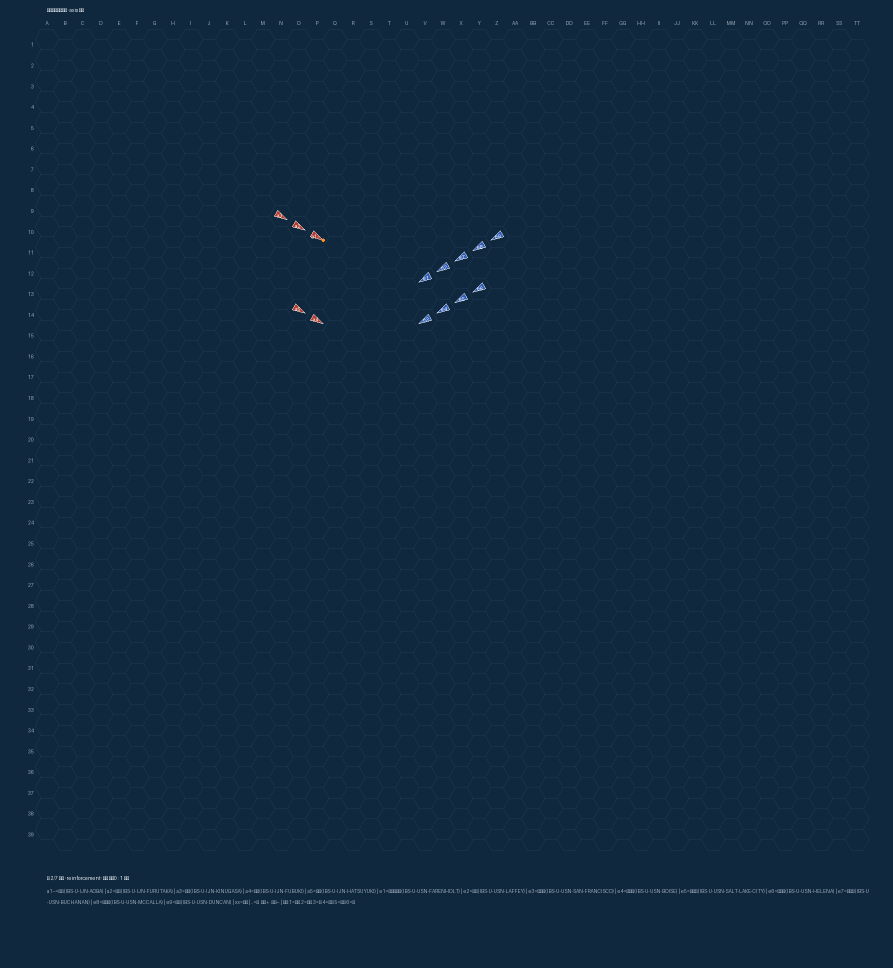
#> input picture research/command_delay/battle/images/0cb14d4d-dea6-4ad3-a76f-0b67d86064d0/turn-1-fire_end-axis-63.png, 1786 x 1936 px (shown at 1/2 size); its folder holds only this picture in this run
$ python crop_battle_images.py
#> lines starting #> are read from the running program, lines starting #| are printed output that depends on the picture
#> in crop, image is the input picture: PIL image 1786x1936 RGB; mean R, G, B 16.9, 41, 63.3
"""Crop the battle board screenshots down to the action for the after-action report.

The captured boards are the whole scenario grid - ships occupy a few percent of the
frame - so an embedded figure is unreadable without zooming.  This writes a cropped
copy of each board: the extent of the ship markers (found by colour, since the empty
hex grid and the ruler text are both near-greys) plus a margin.  The hex rulers are
copied into the cropped frame's top and left edges, because the report's prose names
hexes ("V14", "R16") and a figure without rulers cannot be checked against it.

Originals are never modified; crops are written as ``crop-<name>.png`` beside them,
so the report is always rebuildable from the raw captures alone.
"""
from __future__ import annotations

import argparse
from pathlib import Path

from PIL import Image

DEFAULT_IMAGES = Path(__file__).resolve().parent / "battle" / "images"
MARGIN = 120
RULER_X = 150   # the hex-number ruler is wider than the letter row
RULER_Y = 100
BOARD_FILL = (16, 40, 62)
MIN_SIDE = 460
BOTTOM_BAND = 0.10      # the on-image legend lives here; it is not the action
LEFT_BAND = 0.05        # the hex-number ruler column
TOP_BAND = 0.03         # the hex-letter ruler row


def marker_mask(image: Image.Image) -> tuple[list[int], list[int]]:
    """Pixel coordinates of ship markers: saturated inks, or near-white hulls."""
    width, height = image.size
#> width = 1786; height = 1936
    left_limit = int(width * LEFT_BAND)
#> left_limit = 89
    top_limit = int(height * TOP_BAND)
#> top_limit = 58
    bottom_limit = int(height * (1.0 - BOTTOM_BAND))
#> bottom_limit = 1742
    pixels = image.load()
    xs: list[int] = []
    ys: list[int] = []
    for y in range(top_limit, bottom_limit, 2):
        for x in range(left_limit, width, 2):
            red, green, blue = pixels[x, y][:3]
            saturation = max(red, green, blue) - min(red, green, blue)
            if saturation > 100 or min(red, green, blue) > 230:
                xs.append(x)
                ys.append(y)
#> after the loop, xs = 645 values, max 1005 at index 133, min 549 at index 18, mean 802.6; ys = 645 values from 420 to 646
    return xs, ys


def crop(path: Path, out: Path, margin: int = MARGIN) -> tuple[int, int, int, int]:
    image = Image.open(path).convert("RGB")
    xs, ys = marker_mask(image)
#> ys = 645 values from 420 to 646
    if not xs:
        image.save(out, optimize=True)
        return (0, 0, *image.size)

    left = max(RULER_X, min(xs) - margin)
#> left = 429
    top = max(RULER_Y, min(ys) - margin)
#> top = 300
    right = min(image.width, max(xs) + margin)
#> right = 1125
    bottom = min(image.height, max(ys) + margin)
#> bottom = 766
    if right - left < MIN_SIDE:
        right = min(image.width, left + MIN_SIDE)
    if bottom - top < MIN_SIDE:
        bottom = min(image.height, top + MIN_SIDE)

    content = image.crop((left, top, right, bottom))
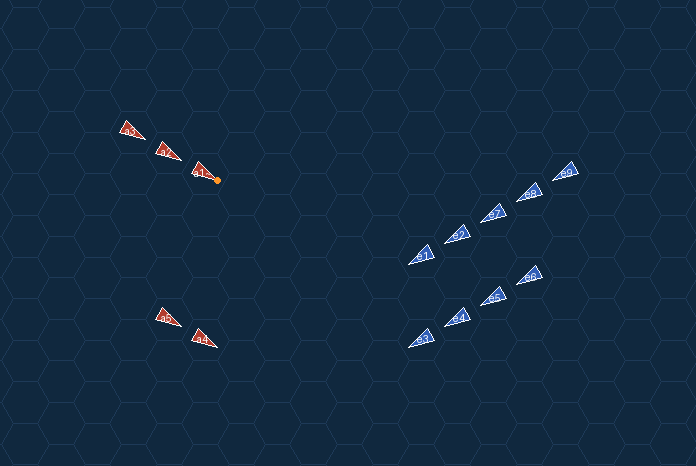
#> content: PIL image 696x466 RGB; mean R, G, B 17.9, 41.8, 64.2
    top_ruler = image.crop((left, 0, right, RULER_Y))
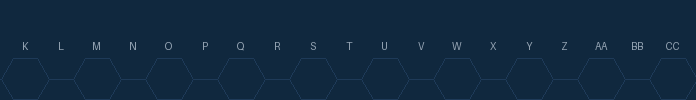
#> top_ruler: PIL image 696x100 RGB; mean R, G, B 17, 41.1, 63.2
    left_ruler = image.crop((0, top, RULER_X, bottom))
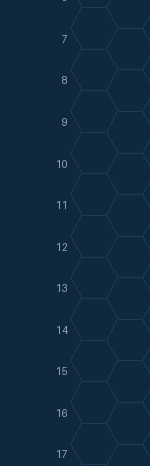
#> left_ruler: PIL image 150x466 RGB; mean R, G, B 16.8, 40.9, 63.1
    composed = Image.new("RGB", (RULER_X + content.width, RULER_Y + content.height),
                         BOARD_FILL)
    composed.paste(top_ruler, (RULER_X, 0))
    composed.paste(left_ruler, (0, RULER_Y))
    composed.paste(content, (RULER_X, RULER_Y))
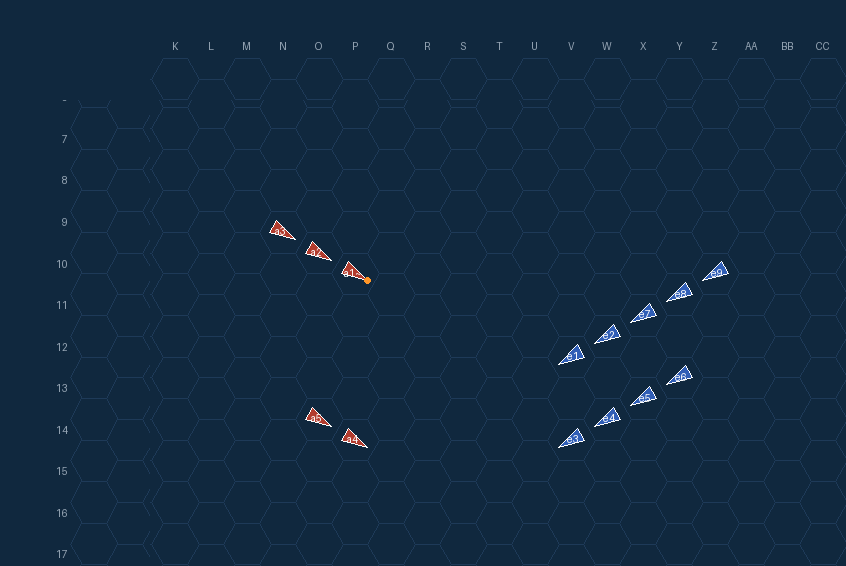
#> composed: PIL image 846x566 RGB; mean R, G, B 17.6, 41.5, 63.8
    composed.save(out, optimize=True)
    return (left, top, right, bottom)


def main() -> int:
    parser = argparse.ArgumentParser(description=__doc__)
    parser.add_argument("--images", type=Path, default=DEFAULT_IMAGES)
    parser.add_argument("--force", action="store_true", help="rewrite existing crops")
    args = parser.parse_args()

    written = 0
    for path in sorted(args.images.rglob("turn-*.png")):
        out = path.with_name(f"crop-{path.name}")
        if out.exists() and not args.force and out.stat().st_mtime >= path.stat().st_mtime:
            continue
        box = crop(path, out)
#> box = (429, 300, 1125, 766)
        written += 1
        print(f"{path.name}: {box} -> {out.name}")
#| turn-1-fire_end-axis-63.png: (429, 300, 1125, 766) -> crop-turn-1-fire_end-axis-63.png
    print(f"cropped {written} boards under {args.images}")
    return 0


if __name__ == "__main__":
    raise SystemExit(main())
#> (the program exits here)
